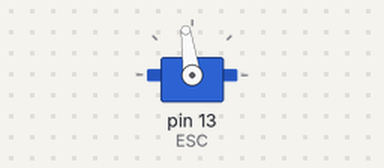
The sketch below on a simulated Arduino Uno, built with avr-gcc and run on an emulated ATmega328P. Parts: servo.

Above: at 5.05 s.
At 9.0 s:
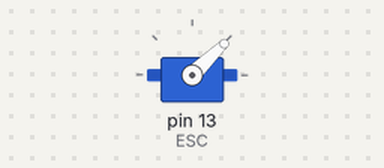
Timing chart, 0 to 10.2 s (numbered marks = the images above):
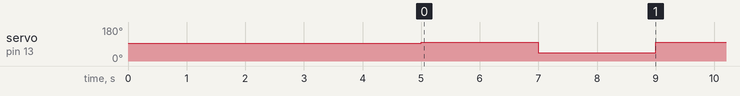

Measured:
- by itself, servo on pin 13 (ESC): alternates 98° for 2.0 s and 44° for 2.0 s

The sketch:

Motor_Test.ino
```cpp
#include <Servo.h>
Servo ESC;

void setup() {
  // put your setup code here, to run once:
  ESC.attach(13);
  ESC.writeMicroseconds(1511);
  delay(5000);
}

void loop() {
  // put your main code here, to run repeatedly:
  drive();
  delay(2000);
  brake();
  delay(2000);
  //reverse();
  //delay(5000);
}

void brake()
{
  ESC.writeMicroseconds(1000);
}

void drive()
{
  ESC.writeMicroseconds(1558);
}

void reverse()
{
  ESC.writeMicroseconds(1000);
  delay(10000);
  ESC.writeMicroseconds(1500);
}
```
